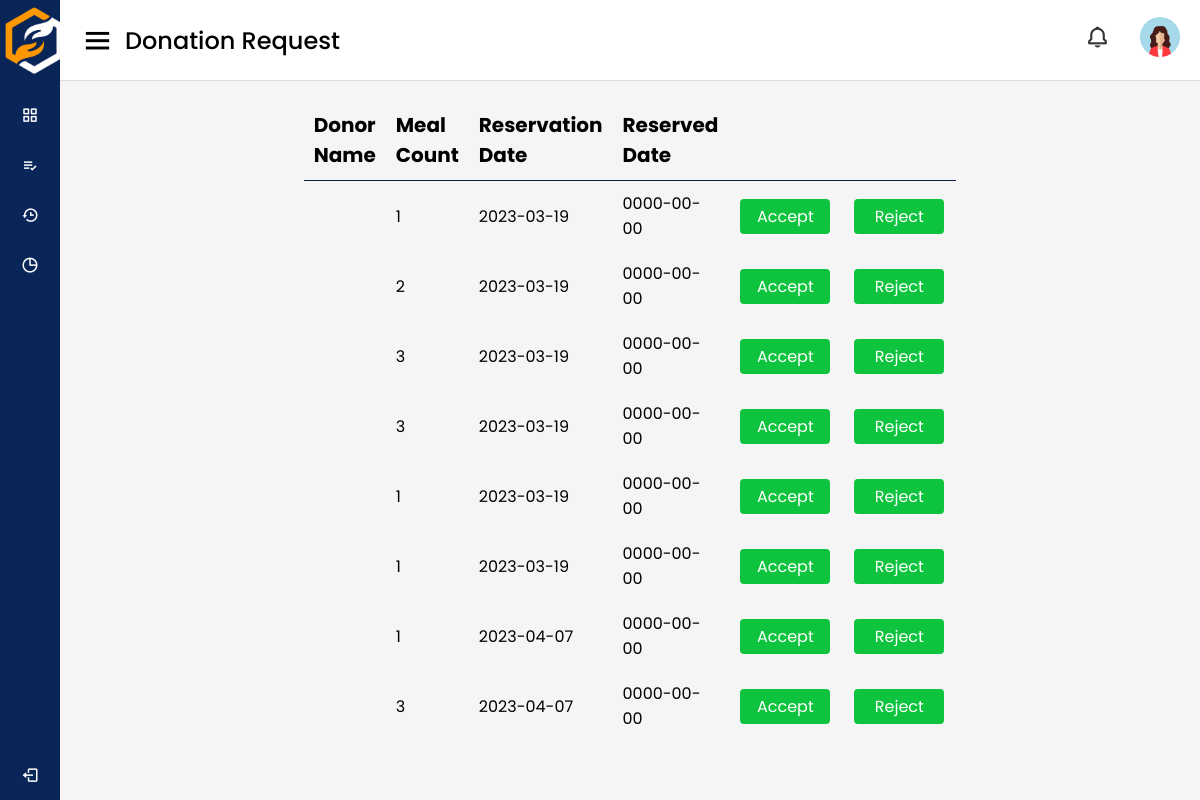
The page /beneficiary/viewReservation (signed in) on the database its author committed.
### tables this page shows
CREATE TABLE `reservation` (
  `id` int(11) NOT NULL,
  `date` date NOT NULL,
  `month` int(11) NOT NULL,
  `year` int(11) NOT NULL,
  `meal` int(11) NOT NULL,
  `amount` int(11) NOT NULL,
  `time_stamp` date NOT NULL DEFAULT current_timestamp(),
  `status` int(11) NOT NULL,
  `don_id` int(11) NOT NULL,
  `ben_id` int(11) NOT NULL
);

### app/controllers/Beneficiary.php (called while the page is built, shortened)
<?php
    class beneficiary extends Controller{
        public function __construct(){
            $this->beneficiaryModel = $this->model('BeneficiaryModel');
        }
              public function viewReservation(){
                $reservations = $this->beneficiaryModel->getReservations();
                  $data = [
                    'title' => 'Donation Requests',
                    'reservations' => $reservations,
                  ];
                  $this -> view('users/beneficiary/reservations', $data);
              }
    }

### app/libraries/Core.php (called while the page is built, shortened)
<?php
  class Core {
    protected $currentMethod = 'index';
    public function __construct(){
      $url = $this->getUrl();
      if(file_exists('../app/controllers/' . ucwords($url[0] ?? ''). '.php')){
        unset($url[0]);
      }
      $this->currentController = new $this->currentController;
      if(isset($url[1])){
        if(method_exists($this->currentController, $url[1])){
          $this->currentMethod = $url[1];
          unset($url[1]);
        }
      }
      $this->params = $url ? array_values($url) : [];
      call_user_func_array([$this->currentController, $this->currentMethod], $this->params);
    }
      public function getUrl(){
      if(isset($_GET['url'])){
        $url = rtrim($_GET['url'], '/');
        $url = filter_var($url, FILTER_SANITIZE_URL);
        $url = explode('/', $url);
        return $url;
      }
    }
  }

### public/index.php (called while the page is built, shortened)
<?php
    $init = new Core;

### app/libraries/Database.php (called while the page is built, shortened)
<?php
class Database
{
    private $host = DB_HOST;
    private $user = DB_USER;
    private $pass = DB_PASS;
    private $dbname = DB_NAME;
    private $dbh;
    private $stmt;
    public function __construct()
    {
        $dsn = 'mysql:host=' . $this->host . ';dbname=' . $this->dbname;
        $options = array(
            PDO::ATTR_PERSISTENT => true,
            PDO::ATTR_ERRMODE => PDO::ERRMODE_EXCEPTION
        );
        try {
            $this->dbh = new PDO($dsn, $this->user, $this->pass, $options);
        } catch (PDOException $e) {
            $this->error = $e->getMessage();
            echo $this->error;
        }
    }
    public function query($sql)
    {
        $this->stmt = $this->dbh->prepare($sql);
    }
    public function resultSet()
    {
        $this->execute();
        return $this->stmt->fetchAll(PDO::FETCH_OBJ);
    }
    public function execute()
    {
        return $this->stmt->execute();
    }
}

### app/models/BeneficiaryModel.php (called while the page is built, shortened)
<?php
    class BeneficiaryModel {
        private $db;
        public function __construct()
        {
            $this->db = new Database;
        }
    public function getReservations(){
        $this->db->query('SELECT * FROM reservation');
        $results = $this->db->resultSet();
       return $results;
    }
    }

### app/views/users/beneficiary/reservations.php (the view, shortened to what this page needs)
<!DOCTYPE html>
<html lang="en" dir="ltr">
<head>
    <link rel="stylesheet" href="<?php echo URLROOT; ?>/css/add_donation_req.css" />
    <link rel="stylesheet" href="<?php echo URLROOT; ?>/css/donation_req.css" />
    <link rel="stylesheet" href="<?php echo URLROOT; ?>/css/style_dashboard.css" />
    <link rel="stylesheet" href="<?php echo URLROOT; ?>/css/style_user.css" />
    <link href="https://unpkg.com/boxicons@2.0.7/css/boxicons.min.css" rel="stylesheet" />
</head>
<body>
<?php require APPROOT.'/views/inc/side_navbar_beneficiary.php';?>
<section class="home-section">
        <nav>
            <div class="sidebar-button">
                <i class="bx bx-menu sidebarBtn"></i>
                <span class="dashboard">Donation Request</span>
            </div>
            <div class="profile-details">
                <div class="notification">
                    <i class="bx bx-bell bx-tada notification"></i>
                </div>
                <a href="<?php echo URLROOT; ?>/pages/profileBeneficiary"><img src="<?php echo URLROOT; ?>/img/img_profile.png" alt="" /></a>
            </div>
        </nav>
        <div class="main-container">
<table class="main-table">
<thead>
            <th style="text-align:left;"><span>Donor Name</span></th>
            <th style="text-align:left;"><span>Meal Count</span></th>
            <th style="text-align:left;"><span>Reservation Date</span></th>
            <th style="text-align:left;"><span>Reserved Date</span></th>
            <th style="text-align:left;"></th>
            <th style="text-align:left;"></th>
</thead>
<tbody>
    <tr>
    <?php foreach($data['reservations'] as $reservations): ?>
        <td style="text-align:left;"><?php echo $reservations->name; ?></td>
        <td style="text-align:left;"><?php echo $reservations->meal; ?></td>
        <td style="text-align:left;"><?php echo $reservations->time_stamp; ?></td>
        <td style="text-align:left;"><?php echo $reservations->date; ?></td>
        <td style="text-align:left;"><a href="<?php echo URLROOT; ?>/beneficiary/approveReservation/" class="btn-edit">Accept</a></td>
        <td style="text-align:left;"><a href="<?php echo URLROOT; ?>/beneficiary/rejectReservation/" class="btn-edit">Reject</a></td>
    </tr>
    <?php endforeach; ?>
   </tbody>
</table>
</div>
</section>
</body>
</html>

### public/css/add_donation_req.css (style rules this page uses)
:root { --color-white: #fff; --color-info-dark:#7d8da1; --color-info-light:#dce1eb; --color-dark:#363949; --color-light:rgba(132, 139, 200, 0.18); --color-primary-varient:#111e88; --color-background:#f6f6f9; --card-border-radius: 2rem; --border-radius-1: 0.4rem; --border-radius-2: 0.8rem; --border-radius-3: 1.2rem; --card-padding:1.8rem; --padding-1:1.2rem; --box-shadow: 0 2rem 3rem var(--color-light); --dark-blue:#111e88; }
* { margin: 0; padding: 0; box-sizing: border-box; font-family: 'Poppins', sans-serif; }
.home-section { position: relative; background: #f5f5f5; min-height: 100vh; width: calc(100% - 240px); left: 240px; transition: all 0.5s ease; }
.home-section nav { display: flex; justify-content: space-between; height: 80px; background: #fff; display: flex; align-items: center; position: fixed; width: calc(100% - 240px); left: 240px; z-index: 100; padding: 0 20px; box-shadow: 0 1px 1px rgba(0, 0, 0, 0.1); transition: all 0.5s ease; }
.home-section nav .sidebar-button { display: flex; align-items: center; font-size: 24px; font-weight: 500; }
nav .sidebar-button i { font-size: 35px; margin-right: 10px; }
.home-section nav .profile-details { display: flex; align-items: center; padding: 0 auto; }
.profile-details i { padding: 0px 30px; }
nav .profile-details img { height: 40px; width: 40px; border-radius: 6px; object-fit: cover; }
nav .profile-details i { font-size: 25px; color: #333; }
.bx-bell { padding: 10px 10px; }
@media (max-width: 1240px) { .home-section { width: calc(100% - 60px); left: 60px; } }
@media (max-width: 1240px) { .home-section nav { width: calc(100% - 60px); left: 60px; } }

### public/css/donation_req.css (style rules this page uses)
:root { --color-white: #fff; --color-info-dark:#7d8da1; --color-info-light:#dce1eb; --color-dark:#363949; --color-light:rgba(132, 139, 200, 0.18); --color-primary-varient:#111e88; --color-background:#f6f6f9; --card-border-radius: 2rem; --border-radius-1: 0.4rem; --border-radius-2: 0.8rem; --border-radius-3: 1.2rem; --card-padding:1.8rem; --padding-1:1.2rem; --box-shadow: 0 2rem 3rem var(--color-light) }
* { margin: 0; padding: 0; box-sizing: border-box; font-family: 'Poppins', sans-serif; }
.home-section { position: relative; background: #f5f5f5; min-height: 100vh; width: calc(100% - 240px); left: 240px; transition: all 0.5s ease; }
.home-section nav { display: flex; justify-content: space-between; height: 80px; background: #fff; display: flex; align-items: center; position: fixed; width: calc(100% - 240px); left: 240px; z-index: 100; padding: 0 20px; box-shadow: 0 1px 1px rgba(0, 0, 0, 0.1); transition: all 0.5s ease; }
.home-section nav .sidebar-button { display: flex; align-items: center; font-size: 24px; font-weight: 500; }
nav .sidebar-button i { font-size: 35px; margin-right: 10px; }
.home-section nav .profile-details { display: flex; align-items: center; padding: 0 auto; }
.profile-details i { padding: 0px 30px; }
nav .profile-details img { height: 40px; width: 40px; border-radius: 6px; object-fit: cover; }
nav .profile-details i { font-size: 25px; color: #333; }
.bx-bell { padding: 10px 10px; }
@media (max-width: 1240px) { .home-section { width: calc(100% - 60px); left: 60px; } }
@media (max-width: 1240px) { .home-section nav { width: calc(100% - 60px); left: 60px; } }

### rows shown on the page
reservation: meal "1", time_stamp "2023-03-19", date "0000-00-00"
reservation: meal "2", time_stamp "2023-03-19", date "0000-00-00"
reservation: meal "3", time_stamp "2023-03-19", date "0000-00-00"
reservation: meal "3", time_stamp "2023-03-19", date "0000-00-00"
reservation: meal "1", time_stamp "2023-03-19", date "0000-00-00"
reservation: meal "1", time_stamp "2023-03-19", date "0000-00-00"
reservation: meal "1", time_stamp "2023-04-07", date "0000-00-00"
reservation: meal "3", time_stamp "2023-04-07", date "0000-00-00"
